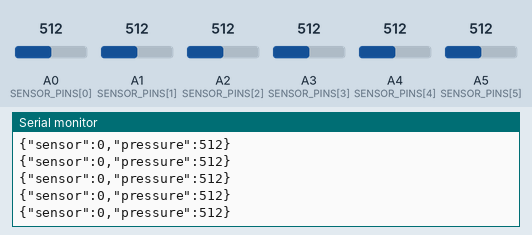
Bench run of a sketch on a simulated Arduino Uno R4 Minima. Parts: the last lines printed to the serial monitor. The inputs (shaded band) are chosen by the test bench; at power-on: A0 (SENSOR_PINS[0]) = 512, A1 (SENSOR_PINS[1]) = 512, A2 (SENSOR_PINS[2]) = 512, A3 (SENSOR_PINS[3]) = 512, A4 (SENSOR_PINS[4]) = 512, A5 (SENSOR_PINS[5]) = 512 (analog values on the 0–1023 scale).

Above: at 1.2 s.
1.3 s: A0 (SENSOR_PINS[0]) set to 716
At 1.32 s:
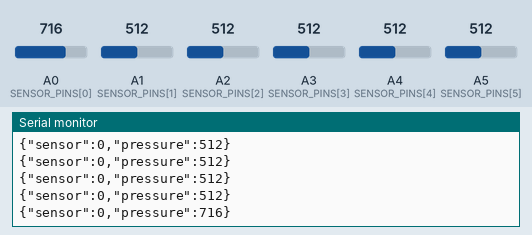
2.8 s: A1 (SENSOR_PINS[1]) set to 992
At 2.82 s:
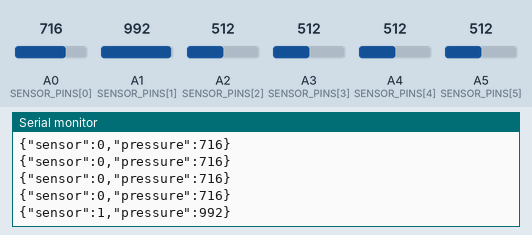
4.3 s: A0 (SENSOR_PINS[0]) set to 992
At 4.32 s:
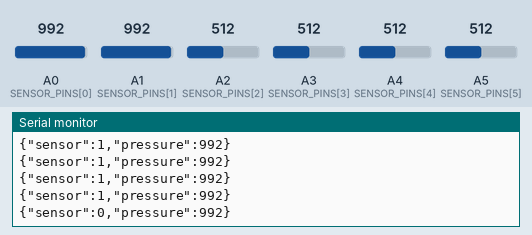
Timing chart, 0 to 7.3 s (numbered marks = the images above; inputs shaded):
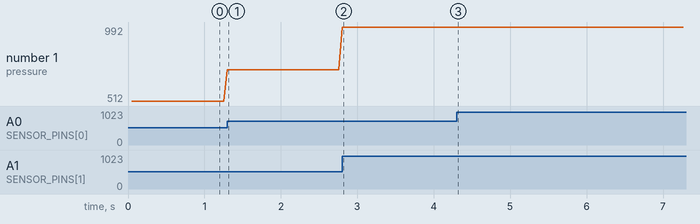

The sketch:

showcase_arduino.ino
```cpp
/*
 * showcase_arduino.ino
 * FMS Showcase — FSR pressure sensor reader for Arduino Uno R4
 *
 * Reads 6 FSR (Force Sensitive Resistor) sensors on A0–A5.
 * Each FSR is wired as a voltage divider with a 10 kΩ pull-down resistor.
 *
 * Sensor → body location mapping:
 *   A0 = Left arm   A1 = Right arm
 *   A2 = Left leg   A3 = Right leg
 *   A4 = Torso      A5 = Head/neck
 *
 * Every 50 ms, finds the sensor with the highest reading above the noise
 * floor and emits a single JSON line over USB serial at 115200 baud:
 *   {"sensor":N,"pressure":V}
 *
 * If no sensor is active (all below noise floor), nothing is emitted.
 *
 * Arduino Uno R4 note:
 *   The R4 has a 14-bit ADC (0–16383). analogReadResolution(10) in setup()
 *   forces 10-bit output (0–1023), keeping pressure thresholds consistent
 *   with the showcase_bridge.py Python bridge.
 *
 * Wiring (repeat for each of the 6 FSRs):
 *   5V ──── FSR ──── Analog pin (A0–A5)
 *                         │
 *                       10kΩ
 *                         │
 *                        GND
 */

// ── Mode toggle ──────────────────────────────────────────────────────────────
// Comment out PLOTTER_MODE to go back to JSON output for the bridge.
// Uncomment it to see all 6 sensors as live lines in the Serial Plotter.
//#define PLOTTER_MODE

// ── Pin assignments ──────────────────────────────────────────────────────────
const int NUM_SENSORS   = 6;
const int SENSOR_PINS[] = {A0, A1, A2, A3, A4, A5};

// Labels shown in the Serial Plotter legend
const char* SENSOR_NAMES[] = {
    "Head", "Torso", "RightArm", "LeftArm", "RightLeg", "LeftLeg"
};

// ── Threshold ────────────────────────────────────────────────────────────────
// Readings below this are treated as no contact (noise / resting voltage).
// Calibrate after wiring — start here and adjust if sensors trigger at rest.
const int NOISE_FLOOR = 80;

// ── Timing ───────────────────────────────────────────────────────────────────
const unsigned long POLL_INTERVAL_MS = 50;   // 20 Hz polling

unsigned long lastPollTime = 0;

// ── Setup ────────────────────────────────────────────────────────────────────
void setup() {
    Serial.begin(115200);

    // Force 10-bit ADC resolution (0–1023) regardless of R4's 14-bit default.
    // This keeps pressure values consistent with Python bridge thresholds.
    analogReadResolution(10);
}

// ── Main loop ─────────────────────────────────────────────────────────────────
void loop() {
    unsigned long now = millis();

    if (now - lastPollTime < POLL_INTERVAL_MS) {
        return;
    }
    lastPollTime = now;

    // Find the sensor with the highest reading above the noise floor
    int dominantSensor   = -1;
    int dominantPressure =  0;

    for (int i = 0; i < NUM_SENSORS; i++) {
        int val = analogRead(SENSOR_PINS[i]);
        if (val > NOISE_FLOOR && val > dominantPressure) {
            dominantSensor   = i;
            dominantPressure = val;
        }
    }

#ifdef PLOTTER_MODE
    // Serial Plotter mode — print all 6 sensor values on one line
    // Format: "LeftArm:245 RightArm:0 LeftLeg:0 RightLeg:0 Torso:0 Head:0"
    for (int i = 0; i < NUM_SENSORS; i++) {
        Serial.print(SENSOR_NAMES[i]);
        Serial.print(":");
        Serial.print(analogRead(SENSOR_PINS[i]));
        if (i < NUM_SENSORS - 1) Serial.print(" ");
    }
    Serial.println();
#else
    // JSON mode — used by showcase_bridge.py
    if (dominantSensor >= 0) {
        Serial.print("{\"sensor\":");
        Serial.print(dominantSensor);
        Serial.print(",\"pressure\":");
        Serial.print(dominantPressure);
        Serial.println("}");
    }
#endif
}
```

Measured:
- after the input at 1.3 s, the serial monitor: prints a new line at once (image 1)
- after the input at 2.8 s, the serial monitor: prints a new line at once (image 2)
- after the input at 4.3 s, the serial monitor: prints a new line at once (image 3)
- plotted number 1: 512 → 716 after the input at 1.3 s, 716 → 992 after the input at 2.8 s
